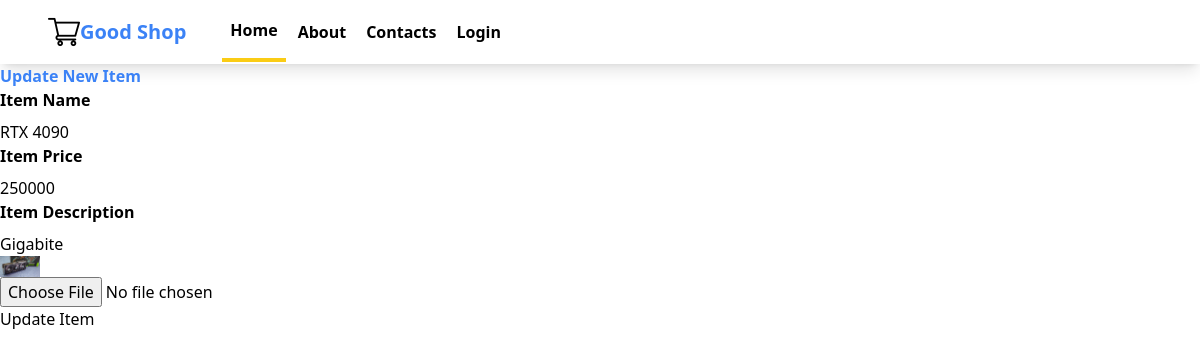
Page /SiteApp/updateitem/2/ on the committed database.
### SiteApp/models.py (models this page shows, shortened)
class Product(models.Model):
    name = models.CharField(max_length=50)
    price = models.IntegerField()
    description = models.CharField(max_length=150)
    image = models.ImageField(blank=True, upload_to="")

### SiteApp/views.py (the view, shortened to what this page needs)
# urls.py: path('updateitem/<int:item_id>/', views.update_item, name="update_item"),
def update_item(request, item_id):
    item = Product.objects.get(id=item_id)
    context = {
        "item":item
    }
    return render(request, "SiteApp/updateitem.html", context)

### SiteApp/templates/SiteApp/updateitem.html (shortened to what this page needs)
{% extends "SiteApp/base.html" %}
{% block content %}
    <div class="ml-[200px]">
        <h1 class="text-2xl m-10 font-bold text-blue-500"> Update New Item</h1>
        <form class="w-1/3 bg-white shadow-md m-10 px-8 py-8" method="post" enctype="multipart/form-data">
            <div class="mb-4 ">
                <label class="block text-black-500 text-md font-bold mb-2" for="name">Item Name</label>
                <input class="shadow appearance-none border rounded py-2 px-3 mr-10 text-black-500" value="{{ item.name }}" type="text" placeholder="Name..." name="name" id="name">
                <label class="block text-black-500 text-md font-bold mb-2" for="price">Item Price</label>
                <input class="shadow appearance-none border rounded py-2 px-3 mr-10 text-black-500" value="{{ item.price }}" type="text" placeholder="Price..." name="price" id="price">
                <label class="block text-black-500 text-md font-bold mb-2" for="description">Item Description</label>
                <input class="shadow appearance-none border rounded py-2 px-3 mr-10 text-black-500" value="{{ item.description }}" type="text" placeholder="Description..." name="description" id="description">
                <img class="w-10 h-5" src="{{item.image.url}}" alt="" srcset="">
                <input class="block mt-4" type="file" accept="image/*" name="upload" id="upload">
                <button class="block bg-gray-400 text-black p-3 mt-4" type="submit" name="ADD Item" value="ADD Item">Update Item</button>
            </div>
        </form>
    </div>
{% endblock content %}

### SiteApp/static/SiteApp/styles.css (style rules this page uses)
html, :host { line-height: 1.5; -webkit-text-size-adjust: 100%; -moz-tab-size: 4; -o-tab-size: 4; tab-size: 4; font-family: ui-sans-serif, system-ui, sans-serif, "Apple Color Emoji", "Segoe UI Emoji", "Segoe UI Symbol", "Noto Color Emoji"; font-feature-settings: normal; font-variation-settings: normal; -webkit-tap-highlight-color: transparent; }
body { margin: 0; line-height: inherit; }
h1, h2, h3, h4, h5, h6 { font-size: inherit; font-weight: inherit; }
button, input, optgroup, select, textarea { font-family: inherit; font-feature-settings: inherit; font-variation-settings: inherit; font-size: 100%; font-weight: inherit; line-height: inherit; letter-spacing: inherit; color: inherit; margin: 0; padding: 0; }
button, select { text-transform: none; }
button, input:where([type='button']), input:where([type='reset']), input:where([type='submit']) { -webkit-appearance: button; background-color: transparent; background-image: none; }
blockquote, dl, dd, h1, h2, h3, h4, h5, h6, hr, figure, p, pre { margin: 0; }
input::placeholder, textarea::placeholder { opacity: 1; color: #9ca3af; }
button, [role="button"] { cursor: pointer; }
img, svg, video, canvas, audio, iframe, embed, object { display: block; vertical-align: middle; }
img, video { max-width: 100%; height: auto; }
.mb-2 { margin-bottom: 0.5rem; }
.block { display: block; }
.w-10 { width: 2.5rem; }
.rounded { border-radius: 0.25rem; }
.bg-white { --tw-bg-opacity: 1; background-color: rgb(255 255 255 / var(--tw-bg-opacity, 1)); }
.font-bold { font-weight: 700; }
.text-blue-500 { --tw-text-opacity: 1; color: rgb(59 130 246 / var(--tw-text-opacity, 1)); }

### rows in the picture
Product: name "RTX 4090", price "250000", description "Gigabite", image (picture)
